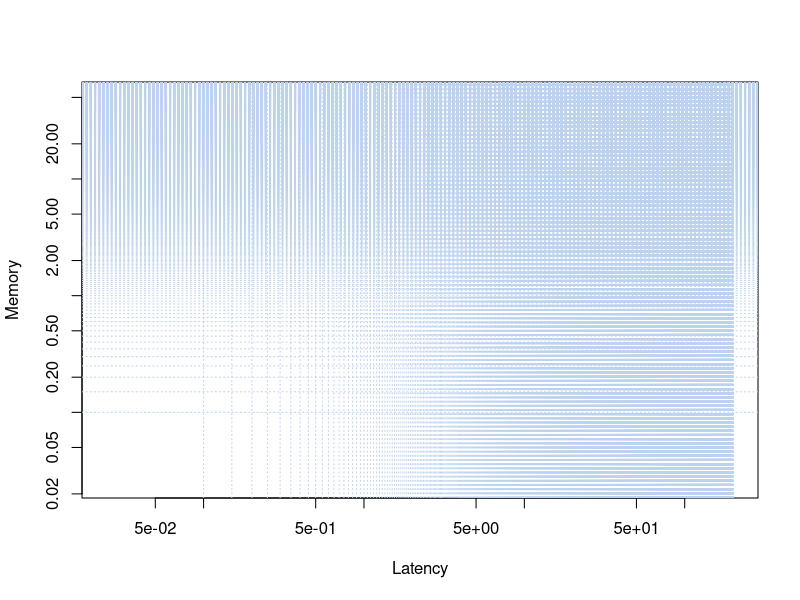

Write R code to recreate this figure. (Note: this script raises an error after producing the figure.)
#THIS SCRIPT GENERATES THE DASHABORD FOR EACH EXPERIMENT IN A DEDICATED PLOT,  WITH THE FOUR BASELINES IN A SINGLE PLOT, LOG SCALE

log_plot_dash <- function(x,y,sdx,sdy, col, pch){
  if(x>1 && y >1){
    print(paste(col, "lat", x,"sd", sdx))
    print(paste(col, "mem", y, "sd", sdy))
    lx <- log(x)
    ly <- log(y)
    
    
    points(x = lx, y = ly, col=col, type = "p", pch=pch)
    arrows(lx, log(y-sdy),lx,log(y+sdy),, length=0.05, angle=90, code=3, col="grey55")
    arrows(log(x-sdx), ly,log(x+sdx),ly, length=0.05, angle=90, code=3, col="gray55")
    
  }
}

plot_dashboard <- function(i){
  print(paste("----START",i, "----"))
  NAIVE_GRAPH <- i
  NAIVE_STMT <- NAIVE_GRAPH+1
  INC_GRAPH <- NAIVE_STMT+1
  INC_STMT <- INC_GRAPH+1
  
  plot(seq(0.025,200,0.1), seq(0.025,50,0.025), log="xy", type = "n", ylab = "Memory", xlab = "Latency")
  abline( h = seq( 0.1, 200, 0.05 ), lty = 3, col = colors()[ 440 ] )
  abline( v = seq( 0.1, 200, 0.05), lty = 3, col = colors()[ 440 ] )
  
  
  #Graph naive
  log_plot_dash(lat_report_rhodf$Mean.SS[NAIVE_GRAPH], mem_report_rhodf$A..Mean.SS[NAIVE_GRAPH], lat_report_rhodf$Dev.StdSS[NAIVE_GRAPH], mem_report_rhodf$A.Dev.Std.SS[NAIVE_GRAPH], "red", 0)
  
  #stmt naive
  log_plot_dash(lat_report_rhodf$Mean.SS[NAIVE_STMT],mem_report_rhodf$A..Mean.SS[NAIVE_STMT], lat_report_rhodf$Dev.StdSS[NAIVE_STMT], mem_report_rhodf$A.Dev.Std.SS[NAIVE_STMT], "blue", 15)
  
  #Graph inc
  log_plot_dash(lat_report_rhodf$Mean.SS[INC_GRAPH],mem_report_rhodf$A..Mean.SS[INC_GRAPH], lat_report_rhodf$Dev.StdSS[INC_GRAPH], mem_report_rhodf$A.Dev.Std.SS[INC_GRAPH], "black", 1)
  
  #stmt inc
  log_plot_dash(lat_report_rhodf$Mean.SS[INC_STMT],mem_report_rhodf$A..Mean.SS[INC_STMT], lat_report_rhodf$Dev.StdSS[INC_STMT], mem_report_rhodf$A.Dev.Std.SS[INC_STMT], "green", 16)
  
#   abline(v = log(min(lat_report_rhodf$Mean.SS[NAIVE_GRAPH],lat_report_rhodf$Mean.SS[NAIVE_STMT],lat_report_rhodf$Mean.SS[INC_GRAPH],lat_report_rhodf$Mean.SS[INC_STMT])),  col = "black")
#   abline (v = log(max(lat_report_rhodf$Mean.SS[NAIVE_GRAPH],lat_report_rhodf$Mean.SS[NAIVE_STMT],lat_report_rhodf$Mean.SS[INC_GRAPH],lat_report_rhodf$Mean.SS[INC_STMT])), col = "black")
  
  legend(300,100,pch=c(0,15,1,16), bg = "white", legend=c("NAIVE GRAPH", "NAIVE STMT", "INC GRAPH", "INC STMT"), cex=0.9 , col=c("red","blue","black","green"))
  title(paste("TRIPLE", mem_report_rhodf$K[NAIVE_GRAPH], "SLOT", mem_report_rhodf$EW[NAIVE_GRAPH]), paste("EXP", lat_report_rhodf$EN[NAIVE_GRAPH], lat_report_rhodf$EN[INC_STMT]))
  
  print("----END----")
}

for(i in seq(1,60,4)){
  
  if(i!=17){
    png(paste(paste("DASHBOARD LOG EXP", lat_report_rhodf$EN[i], lat_report_rhodf$EN[i+2]), "TRIPLE", mem_report_rhodf$K[i], "SLOT", mem_report_rhodf$EW[i], ".png", sep="_"), 1000, 1000)
    plot_dashboard(i)
    dev.off()
  }
  
  
}



